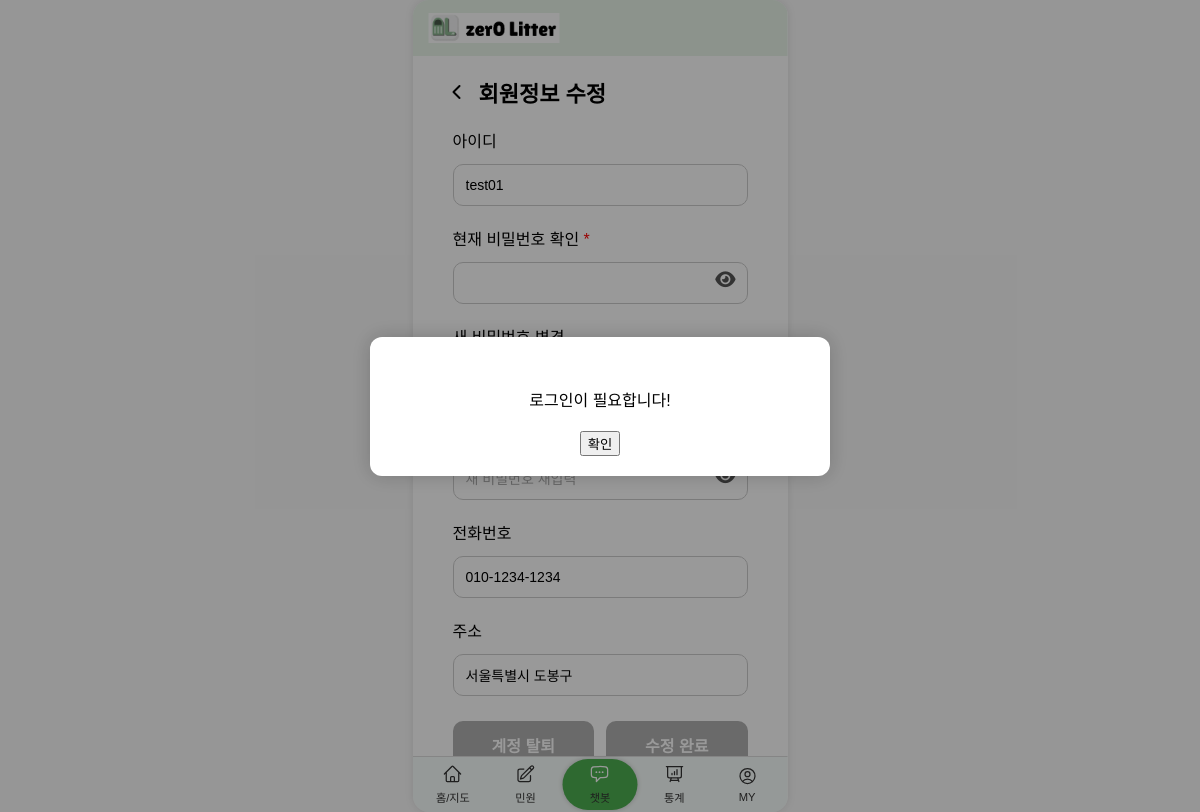
The page /accounts/mypage/edit/ (signed in) on the database its author committed.
### common/models.py (models this page shows)
class Users(AbstractUser):
    name = models.CharField(max_length=100)  # 사용자 이름 (실명)
    birth = models.DateField()  # 슈퍼 유저 필요하면 임시로 null, blank 허용으로 변경해야함 null=True, blank=True (슈퍼유저 생성 후 다시 변경할 것)
    gender = models.CharField(max_length=20)
    address = models.CharField(max_length=255)
    phone_number = models.CharField(max_length=20)
    user_reg_date = models.DateTimeField(auto_now_add=True)
    class Meta:
        db_table = 'users'

### accounts/views.py (the view)
# urls.py: path('mypage/edit/', views.mypage_edit, name='mypage_edit'),
def mypage_edit(request): # 회원정보 수정 페이지를 보여줌
    user = request.user
    return render(request, 'accounts/mypage_edit.html', {'user':user})

### templates/accounts/mypage_edit.html (shortened to what this page needs)
{% extends 'nav_base.html' %}
{% load static %}
{% block extra_head %}
<link rel="stylesheet" href="{% static 'css/mypage_edit.css' %}">
<link rel="stylesheet" href="https://cdnjs.cloudflare.com/ajax/libs/font-awesome/6.5.0/css/all.min.css">
{% endblock %}
{% block content %}
  <div class="container">
    <div class="top-row">
      <a href="{% url 'accounts:mypage_home' %}" class="back-link">
        <i class="fa-solid fa-chevron-left"></i>
        <span class="page-title-text">회원정보 수정</span>
      </a>
    </div>
    <form id="edit-form" method="post" action="{% url 'accounts:mypage_update' %}" onsubmit="return validateForm()">
      <div class="input-block">
        <label>아이디</label>
        <input type="text" name="username" value="{{ user.username }}" readonly>
      </div>
      <div class="form-group">
        <label>현재 비밀번호 확인 <span style="color:red;">*</span></label>
        <div class="input-wrapper">
          <input type="password" id="current_pw" name="current_password" onblur="checkCurrentPassword()">
          <i class="fa-solid fa-eye toggle-eye" onclick="togglePassword('current_pw', this)"></i>
        </div>
      </div>
      <div class="form-group">
        <label>새 비밀번호 변경</label>
        <div class="input-wrapper">
        </div>
      </div>
      <div class="form-group">
        <label>새 비밀번호 확인</label>
        <div class="input-wrapper">
          <input type="password" id="confirm_pw" name="password_confirm" placeholder="새 비밀번호 재입력">
          <i class="fa-solid fa-eye toggle-eye" onclick="togglePassword('confirm_pw', this)"></i>
        </div>
      </div>
      <div class="input-block">
        <label>전화번호</label>
        <input type="text" id="phone" name="phone_number" value="{{ user.phone_number }}">
      </div>
      <div class="input-block">
        <label>주소</label>
        <input type="text" name="address" value="{{ user.address }}">
      </div>
      <div class="btn-group">
        <button type="submit"
                class="btn-submit btn-delete"
                formaction="{% url 'accounts:delete_user' %}"
                formmethod="post"
                onclick="return confirmDelete(event)">
          계정 탈퇴
        </button>
        <button type="submit" class="btn-submit">수정 완료</button>
      </div>
    </form>
  </div>
{% endblock %}

### static/CSS/common.css (style rules this page uses)
html, body { margin: 0; padding: 0; background: #f9f9f9; font-family: sans-serif; height: 100%; }
a { text-decoration: none; color: inherit; }
button { cursor: pointer; }

### static/CSS/mypage_edit.css (style rules this page uses)
.top-row { display: flex; align-items: center; margin-bottom: 20px; }
.container { max-width: 480px; width: 100%; margin: 0 auto; padding: 0 20px; }
label { font-weight: 500; margin-bottom: 6px; display: block; }
input[type="text"], input[type="password"] { width: 100%; padding: 12px; border: 1px solid #ccc; border-radius: 10px; box-sizing: border-box; font-size: 14px; margin-top: 6px; }
input::placeholder { color: #aaa; }
.btn-group { display: flex; justify-content: space-between; gap: 12px; margin-top: 25px; }
.btn-group button { flex: 1; padding: 12px; font-size: 16px; border-radius: 10px; border: none; cursor: pointer; font-weight: bold; }
.btn-delete { background-color: #B0B0B0; color: white; transition: background-color 0.2s ease; }
.btn-submit { background-color: #B0B0B0; color: white; box-shadlow: none; }
.back-link { display: flex; align-items: center; text-decoration: none; color: black; gap: 16px; }
.page-title-text { font-size: 22px; font-weight: bold; }
.form-group, .input-block { margin-bottom: 20px; }
.input-wrapper { position: relative; }
.input-wrapper input { width: 100%; padding: 12px 40px 12px 12px; border: 1px solid #ccc; border-radius: 10px; font-size: 14px; box-sizing: border-box; }
.toggle-eye { position: absolute; right: 12px; top: 50%; transform: translateY(-50%); cursor: pointer; font-size: 18px; color: #555; }

### rows shown on the page
Users: username "test01", phone_number "010-1234-1234", address "서울특별시 도봉구"
